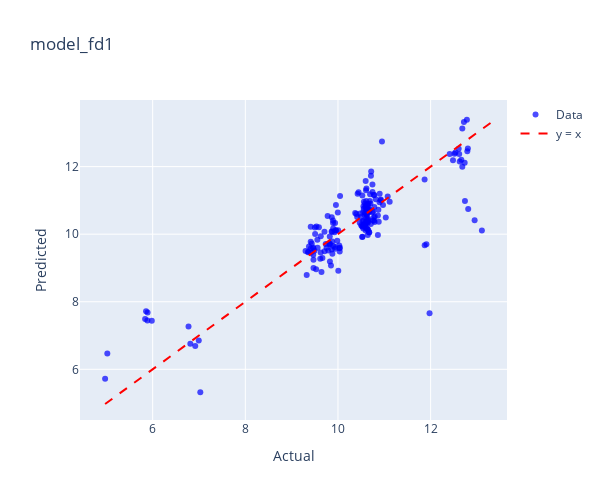
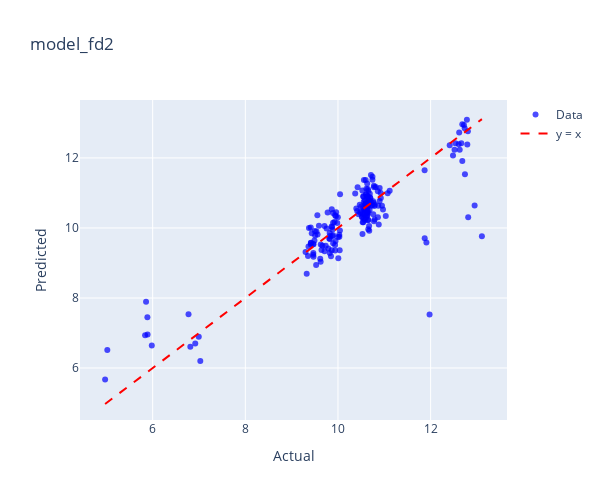
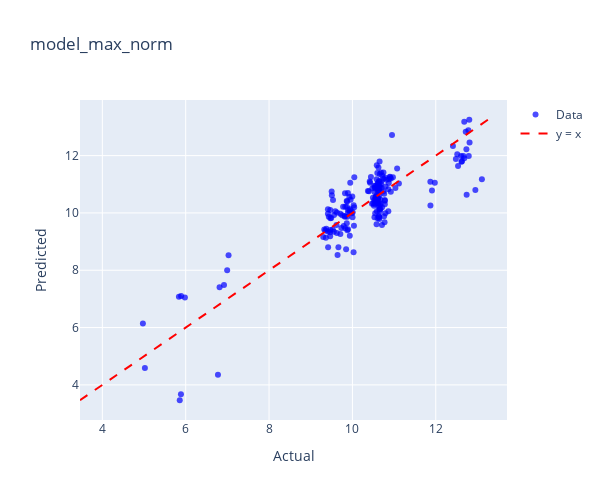
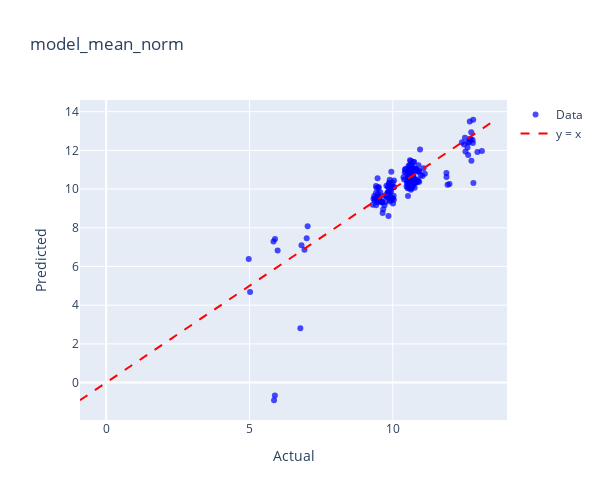

Notebook cell for these charts, in order:
### Code cell
model_dict = {
    'model_fd1': (model_fd1, gula_reduksi_fd1),
    'model_fd2': (model_fd2, gula_reduksi_fd2),
    'model_max_norm': (model_max_norm, gula_reduksi_max_norm),
    'model_mean_norm': (model_mean_norm, gula_reduksi_mean_norm),
    'model_msc': (model_msc, gula_reduksi_msc),
    'model_ori': (model_ori, gula_reduksi_ori),
    'model_range_norm': (model_range_norm, gula_reduksi_range_norm),
    'model_sg1': (model_sg1, gula_reduksi_sg1),
    'model_sg2': (model_sg2, gula_reduksi_sg2),
    'model_snv': (model_snv, gula_reduksi_snv),
}

for name, (model, data) in model_dict.items():
    print(f"Plotting for {name}")
    plot_actual_vs_predicted_plotly(model, data, 'Gula Reduksi',name)

### Figure 1 — Plotly figure (JSON) as saved in the notebook; plotly's stock layout.template omitted (floating-point values rounded to 4 significant figures; data arrays with more than 128 entries replaced by an {"elided": "..."} marker saying what was removed)
{"data": [{"hovertemplate": "Index: %{text}<br>Actual: %{x}<br>Predicted: %{y}<extra></extra>", "marker": {"color": "blue", "opacity": 0.7, "size": 6}, "mode": "markers", "name": "Data", "text": {"elided": "200 str values"}, "type": "scatter", "x": {"elided": "200 float values"}, "y": {"elided": "200 float values"}}, {"line": {"color": "red", "dash": "dash"}, "mode": "lines", "name": "y = x", "type": "scatter", "x": [4.973, 13.39], "y": [4.973, 13.39]}], "layout": {"height": 500, "title": {"text": "model_fd1"}, "width": 600, "xaxis": {"title": {"text": "Actual"}}, "yaxis": {"title": {"text": "Predicted"}}}}

### Figure 2 — Plotly figure (JSON) as saved in the notebook; plotly's stock layout.template omitted (floating-point values rounded to 4 significant figures; data arrays with more than 128 entries replaced by an {"elided": "..."} marker saying what was removed)
{"data": [{"hovertemplate": "Index: %{text}<br>Actual: %{x}<br>Predicted: %{y}<extra></extra>", "marker": {"color": "blue", "opacity": 0.7, "size": 6}, "mode": "markers", "name": "Data", "text": {"elided": "200 str values"}, "type": "scatter", "x": {"elided": "200 float values"}, "y": {"elided": "200 float values"}}, {"line": {"color": "red", "dash": "dash"}, "mode": "lines", "name": "y = x", "type": "scatter", "x": [4.973, 13.11], "y": [4.973, 13.11]}], "layout": {"height": 500, "title": {"text": "model_fd2"}, "width": 600, "xaxis": {"title": {"text": "Actual"}}, "yaxis": {"title": {"text": "Predicted"}}}}

### Figure 3 — Plotly figure (JSON) as saved in the notebook; plotly's stock layout.template omitted (floating-point values rounded to 4 significant figures; data arrays with more than 128 entries replaced by an {"elided": "..."} marker saying what was removed)
{"data": [{"hovertemplate": "Index: %{text}<br>Actual: %{x}<br>Predicted: %{y}<extra></extra>", "marker": {"color": "blue", "opacity": 0.7, "size": 6}, "mode": "markers", "name": "Data", "text": {"elided": "200 str values"}, "type": "scatter", "x": {"elided": "200 float values"}, "y": {"elided": "200 float values"}}, {"line": {"color": "red", "dash": "dash"}, "mode": "lines", "name": "y = x", "type": "scatter", "x": [3.464, 13.25], "y": [3.464, 13.25]}], "layout": {"height": 500, "title": {"text": "model_max_norm"}, "width": 600, "xaxis": {"title": {"text": "Actual"}}, "yaxis": {"title": {"text": "Predicted"}}}}

### Figure 4 — Plotly figure (JSON) as saved in the notebook; plotly's stock layout.template omitted (floating-point values rounded to 4 significant figures; data arrays with more than 128 entries replaced by an {"elided": "..."} marker saying what was removed)
{"data": [{"hovertemplate": "Index: %{text}<br>Actual: %{x}<br>Predicted: %{y}<extra></extra>", "marker": {"color": "blue", "opacity": 0.7, "size": 6}, "mode": "markers", "name": "Data", "text": {"elided": "200 str values"}, "type": "scatter", "x": {"elided": "200 float values"}, "y": {"elided": "200 float values"}}, {"line": {"color": "red", "dash": "dash"}, "mode": "lines", "name": "y = x", "type": "scatter", "x": [-0.9123, 13.58], "y": [-0.9123, 13.58]}], "layout": {"height": 500, "title": {"text": "model_mean_norm"}, "width": 600, "xaxis": {"title": {"text": "Actual"}}, "yaxis": {"title": {"text": "Predicted"}}}}
